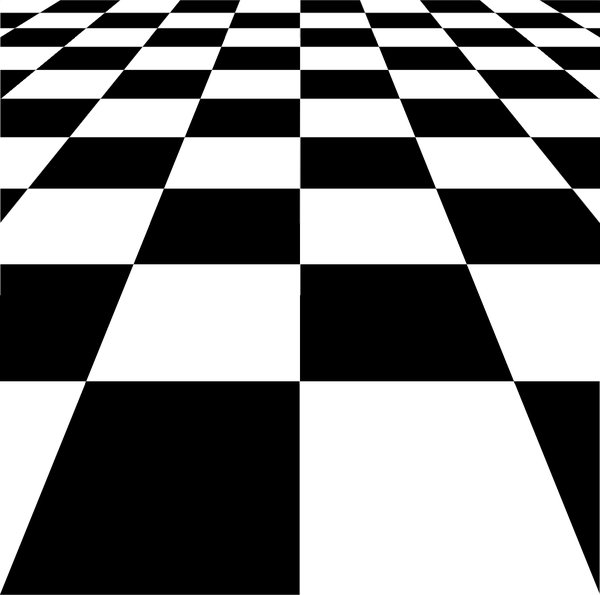
#> input picture introcv/data/chessboard.jpg, 600 x 595 px
$ python HaarisCornerDetector.py
#> lines starting #> are read from the running program, lines starting #| are printed output that depends on the picture; after the words box and inside, x2 and y2 are one past the last pixel; in counts of white or black regions, pixels touching at a corner belong together
# -*-coding:utf-8-*-
# Author: Shen Shen
# Email: dslwz2002@163.com

import cv2
import numpy as np

filename = 'data/chessboard.jpg'
img = cv2.imread(filename)
#> img is the input picture: shape (595, 600, 3); min 0, max 255, mean 127.8
gray = cv2.cvtColor(img,cv2.COLOR_BGR2GRAY)

gray = np.float32(gray)
dst = cv2.cornerHarris(gray,2,3,0.04)
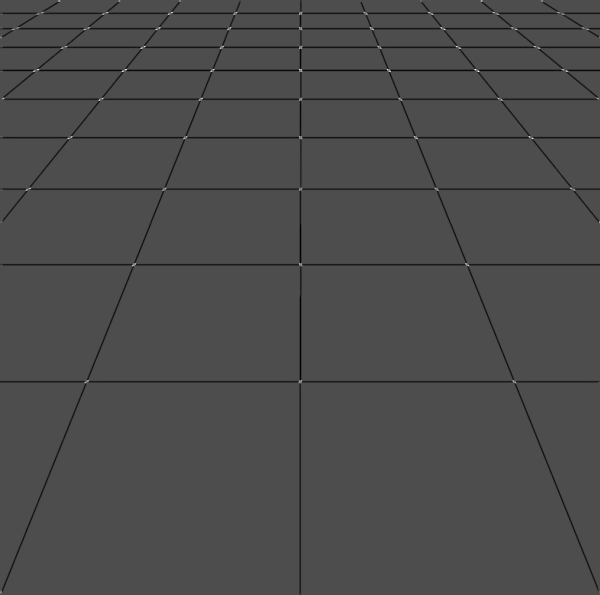
#> dst: shape (595, 600) float32; min -138285680, max 316886144, mean -3101385.8; drawn with min black and max white

#result is dilated for marking the corners, not important
dst = cv2.dilate(dst,None)
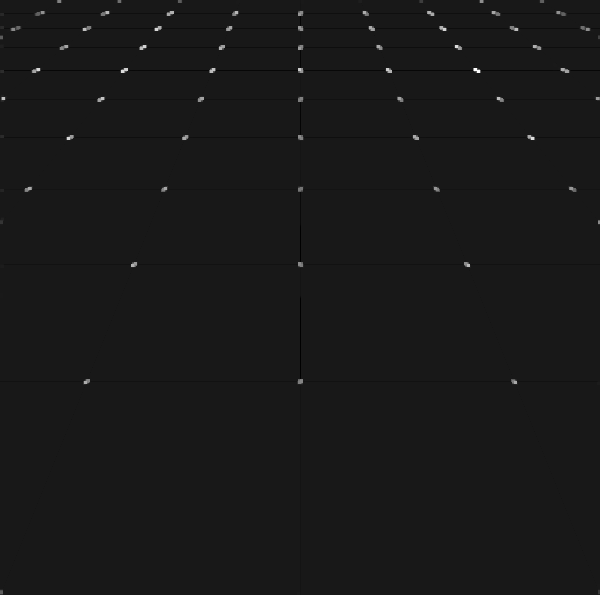
#> dst: shape (595, 600) float32; min -34439292, max 316886144, mean 526683.1; drawn with min black and max white
print(0.01*dst.max())
#| 3168861.44
print(dst>0.01*dst.max())
#> (printed output is left out)
# Threshold for an optimal value, it may vary depending on the image.
img[dst>0.01*dst.max()]=[0,0,255]
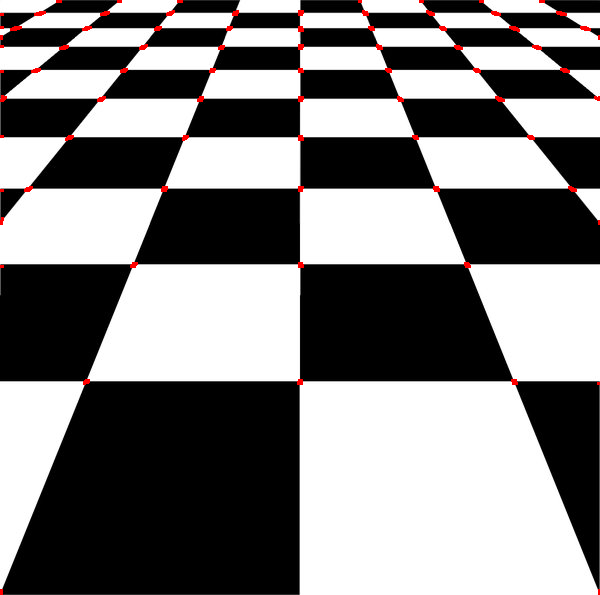
#> img: shape (595, 600, 3); 0.64% of pixels changed, all inside (x1, y1, x2, y2) = (0, 0, 600, 595)

cv2.imshow('dst',dst)
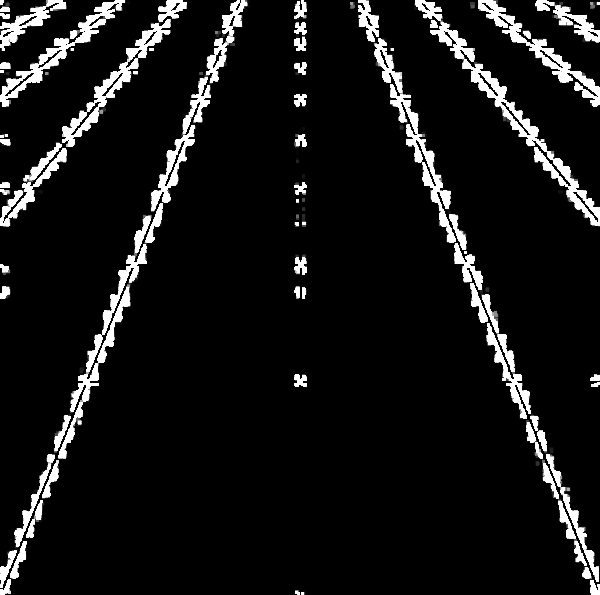
#> window 'dst': shape (595, 600); min 0, max 255, mean 21.5
cv2.imshow('img',img)
if cv2.waitKey(0) & 0xff == 27:
#> (key Esc is pressed here)
    cv2.destroyAllWindows()
